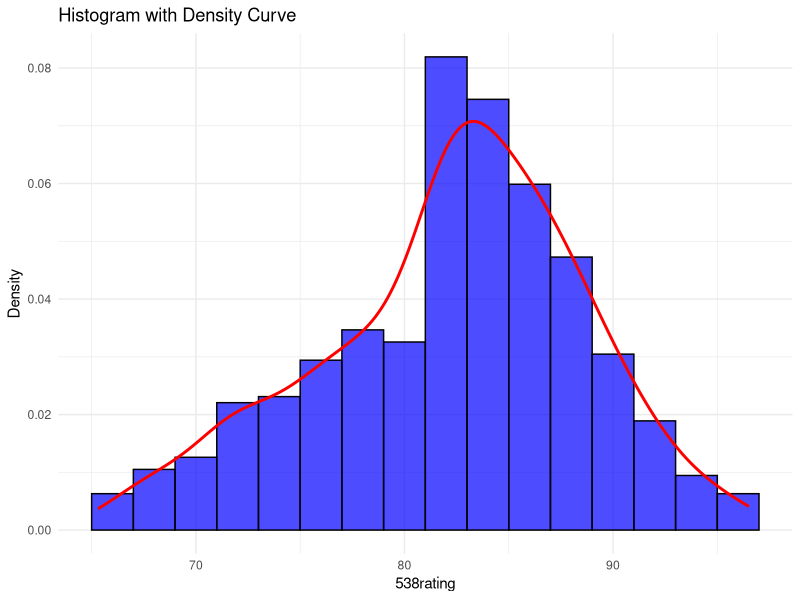
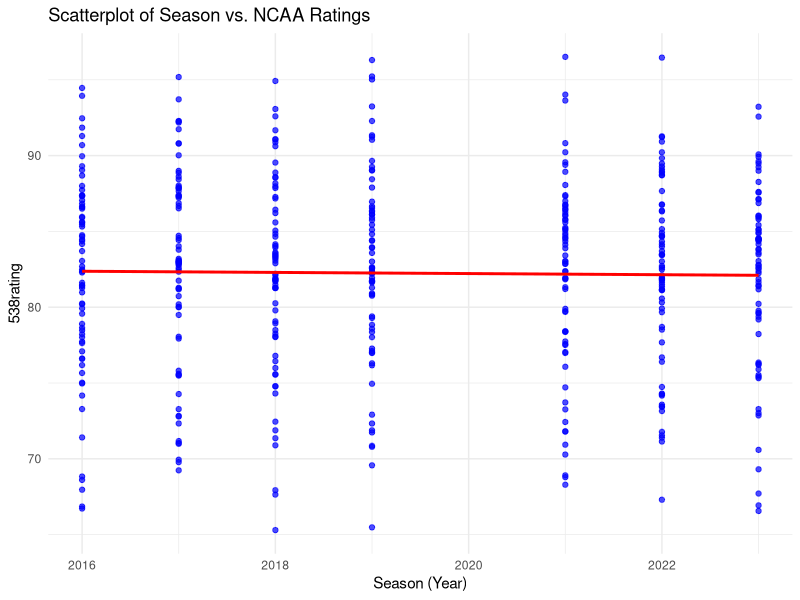

Source code (R) for these figures, in order:
# Load libraries
library(ggplot2)
library(e1071)

# Load dataset
dataset <- read.csv("data/538ratingsMen.csv")

# Display the first few rows
head(dataset)

# Histogram with density curve overlay
histogram_with_density_curve <- ggplot(dataset, aes(x = X538rating)) +
  geom_histogram(aes(y = ..density..), binwidth = 2, fill = "blue", color = "black", alpha = 0.7) +
  geom_density(color = "red", size = 1) +
  labs(title = "Histogram with Density Curve",
       x = "538rating", y = "Density") +
  theme_minimal()

# Save the histogram with density curve
ggsave("images/histogram_with_density_curve.png", plot = histogram_with_density_curve, width = 8, height = 6)

# Scatterplot with trendline
scatterplot <- ggplot(dataset, aes(x = Season, y = X538rating)) +
  geom_point(color = "blue", alpha = 0.7) +
  geom_smooth(method = "lm", se = FALSE, color = "red", size = 1) +
  labs(title = "Scatterplot of Season vs. NCAA Ratings",
       x = "Season (Year)",
       y = "538rating") +
  theme_minimal()

# Save the scatterplot
ggsave("images/scatterplot_with_trendline.png", plot = scatterplot, width = 8, height = 6)

# Normality check
shapiro_test_result <- shapiro.test(dataset$X538rating)
print(shapiro_test_result)

# Skewness and kurtosis
skewness_value <- skewness(dataset$X538rating, na.rm = TRUE)
kurtosis_value <- kurtosis(dataset$X538rating, na.rm = TRUE)

print(paste("Skewness:", skewness_value))
print(paste("Kurtosis:", kurtosis_value))
